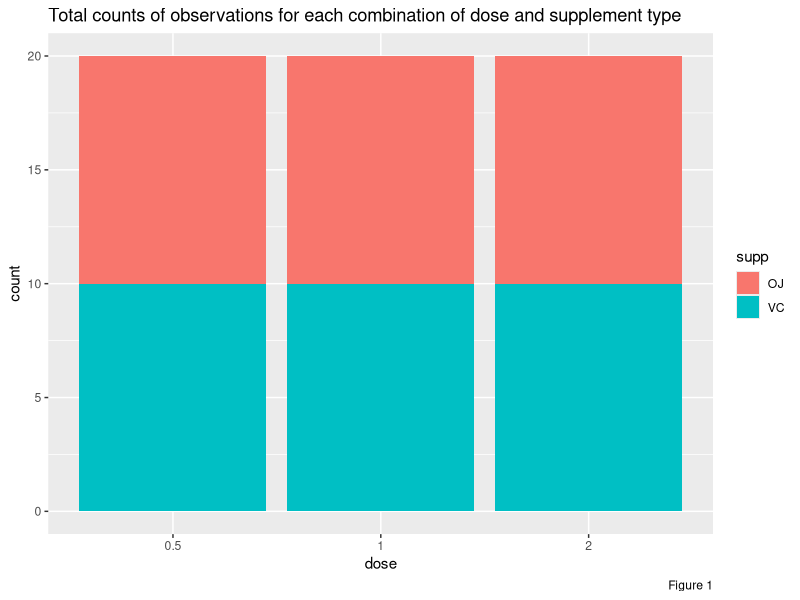
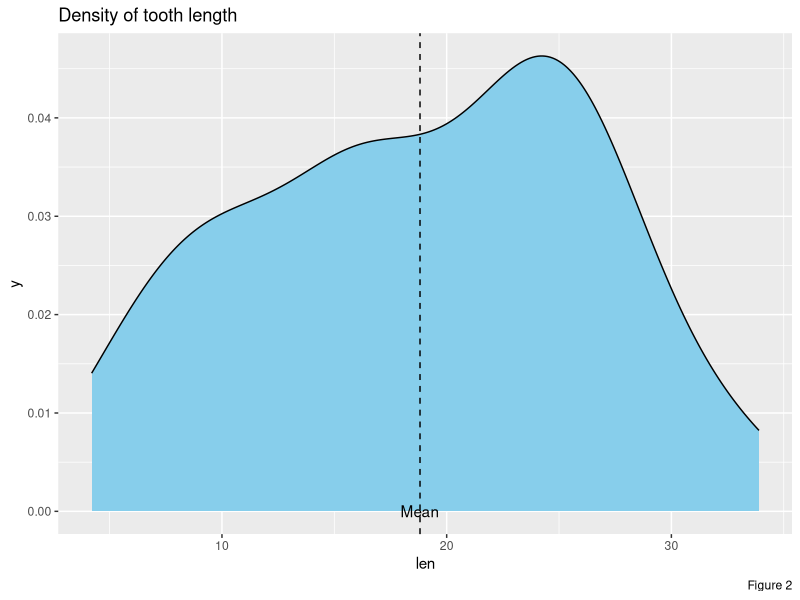
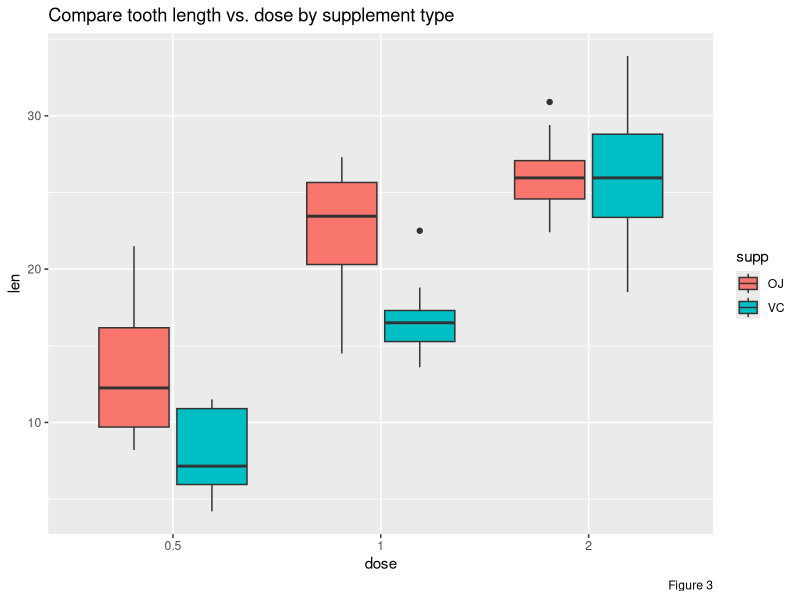

These charts were generated, in order, by the following R code:
## ---- chunk 1
knitr::opts_chunk$set(echo = TRUE)
## ---- chunk 2
library(ggplot2)
library(dplyr)
library(tidyr)
library(purrr)
library(broom)
options(tibble.width = Inf) 
data("ToothGrowth")
## ---- chunk 3
glimpse(ToothGrowth)
summary(ToothGrowth)
## ---- chunk 4
ToothGrowth$dose <- factor(ToothGrowth$dose)
## ---- chunk 5
ggplot(ToothGrowth, aes(x = dose, fill = supp)) + 
     geom_bar() + 
     labs(caption = "Figure 1", title = "Total counts of observations for each combination of dose and supplement type")
## ---- chunk 6
ggplot(ToothGrowth, aes(x = len)) + 
     geom_density(fill = "skyblue") + 
     geom_vline(xintercept = mean(ToothGrowth$len), lty = "dashed") + 
     annotate(geom = "text", x = mean(ToothGrowth$len), y = 0, label = "Mean") + 
     labs(caption = "Figure 2", title = "Density of tooth length")
## ---- chunk 7
ggplot(ToothGrowth, aes(x = dose, y = len, fill = supp)) +
     geom_boxplot() + 
     labs(caption = "Figure 3", title = "Compare tooth length vs. dose by supplement type")
## ---- chunk 8
t.result1 <- 
     tidy(t.test(len~supp, data = ToothGrowth)) %>%
     print()
## ---- chunk 9
t.result2 <- 
ToothGrowth %>% 
     mutate(dose.group = "0.5-1") %>% 
     bind_rows(ToothGrowth) %>% 
     mutate(dose.group = if_else(is.na(dose.group), "1-2", dose.group)) %>%
     bind_rows(ToothGrowth) %>% 
     mutate(dose.group = if_else(is.na(dose.group), "2-0.5", dose.group)) %>%
     filter((dose.group == "0.5-1" & dose %in% c(.5, 1)) |
            (dose.group == "1-2" & dose %in% c(1, 2)) |
            (dose.group == "2-0.5" & dose %in% c(2, .5))) %>%
     select(-supp) %>%
     group_by(dose.group) %>%
     do(tidy(t.test(len~dose, data = .))) %>%
     print()
